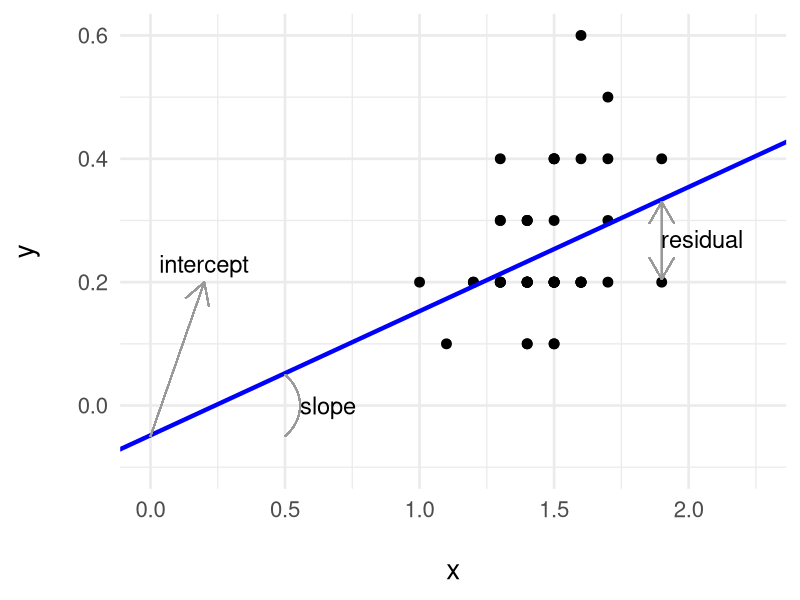
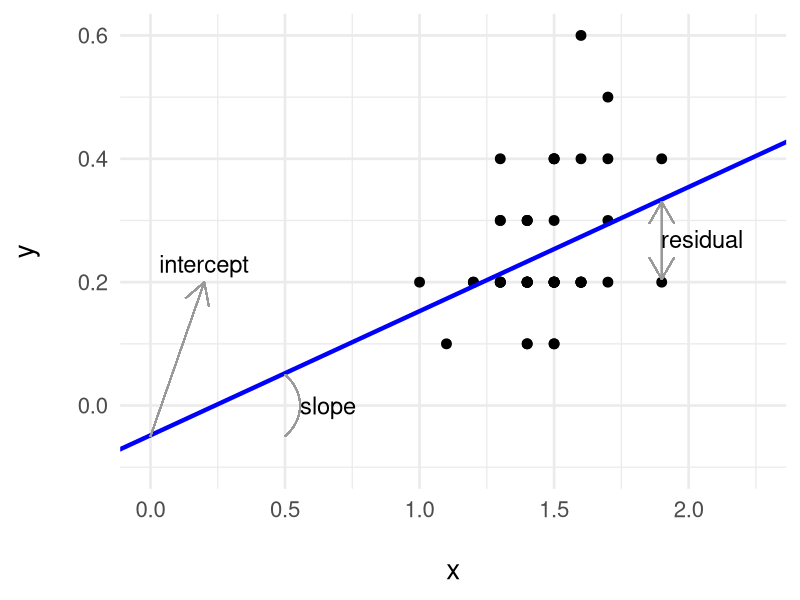
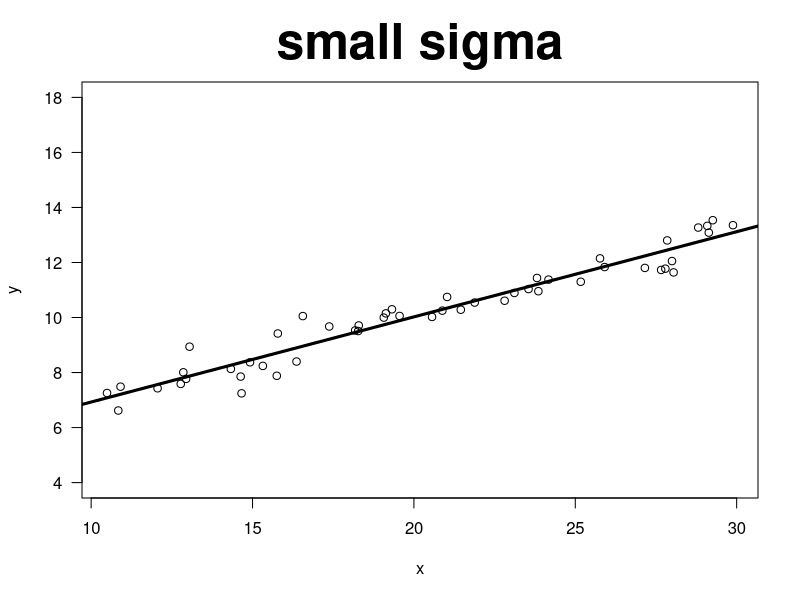
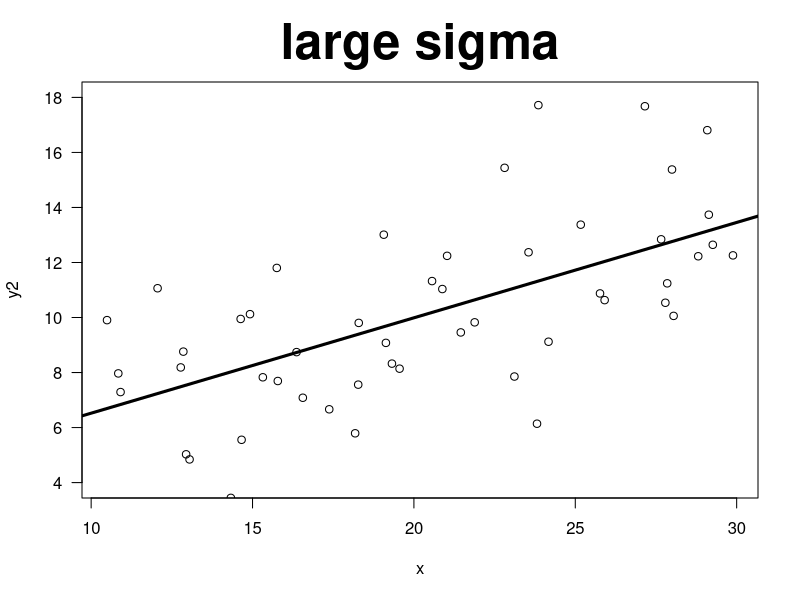
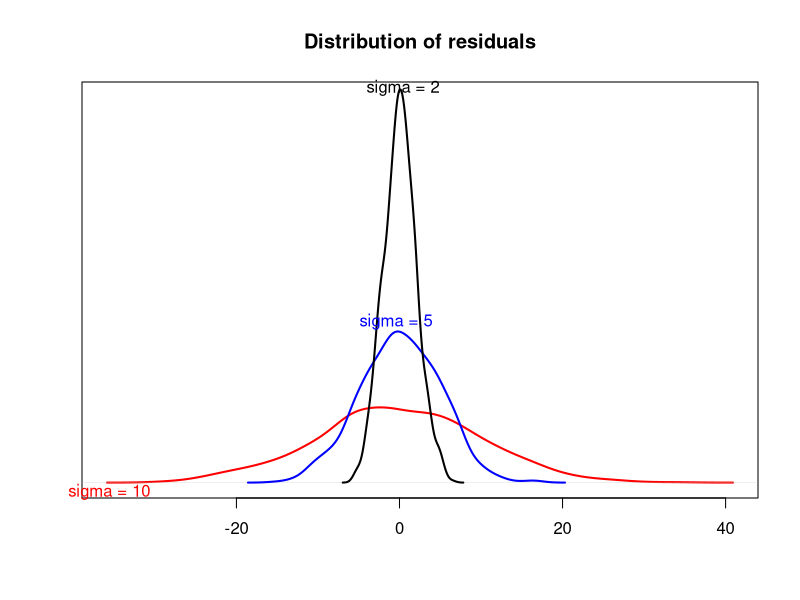

Source code (R) for these figures, in order: (Note: this script raises an error after producing the figures.)
## ---- chunk 1

library('knitr')

### Chunk options ###

## Text results
opts_chunk$set(echo = FALSE, warning = FALSE, message = FALSE, size = 'tiny')

## Code decoration
opts_chunk$set(tidy = FALSE, comment = NA, highlight = TRUE, prompt = FALSE, crop = TRUE)

# ## Cache
# opts_chunk$set(cache = TRUE, cache.path = 'knitr_output/cache/')

# ## Plots
# opts_chunk$set(fig.path = 'knitr_output/figures/')
opts_chunk$set(fig.align = 'center', out.width = '90%')

### Hooks ###
## Crop plot margins
knit_hooks$set(crop = hook_pdfcrop)

## Reduce font size
## use tinycode = TRUE as chunk option to reduce code font size
# see http://stackoverflow.com/a/39961605
knit_hooks$set(tinycode = function(before, options, envir) {
  if (before) return(paste0('\n \\', options$size, '\n\n'))
  else return('\n\n \\normalsize \n')
  })

## ---- chunk 2
library(ggplot2)
data(iris)
setosa <- iris[iris$Species == 'setosa', ]

m <- lm(Petal.Width ~ Petal.Length, data = setosa)

gglm <- ggplot(setosa) +
  aes(x = Petal.Length, y = Petal.Width) +
  geom_point(size = 3) +
  theme_minimal(base_size = 20) +
  labs(x = '\nx', y = 'y\n') +
  xlim(0, 2.25) +
  ylim(-0.1, NA) +
  geom_abline(intercept = m$coefficients[1], slope = m$coefficients[2], 
              size = 1.5, colour = 'blue') +
  geom_segment(aes(x = 0, y = -0.05, xend = 0.2, yend = 0.2), arrow = arrow(),
               colour = 'grey60') +
  annotate('text', x = 0.2, y = 0.23, label = 'intercept', size = 6) +
  geom_curve(aes(x = 0.5, y = 0.05, xend = 0.5, yend = -0.05), curvature = -0.5,
             colour = 'grey60') +
  annotate('text', x = 0.66, y = 0, label = 'slope', size = 6) +
  geom_segment(aes(x = 1.9, y = 0.205, xend = 1.9, yend = 0.33), colour = 'grey60',
               arrow = arrow(ends = 'both')) +
  annotate('text', x = 2.05, y = 0.27, label = 'residual', size = 6)

gglm
## ---- chunk 3
gglm
## ---- chunk 4
set.seed(123)
x <- runif(50, 10, 30)
y <- rnorm(50, 4 + 0.3*x, 0.5)
plot(x, y, las = 1, main = 'small sigma', ylim = c(4, 18), cex.main = 3)
abline(lm(y ~ x), lwd = 3)
## ---- chunk 5
y2 <- rnorm(50, 4 + 0.3*x, 3)
plot(x, y2, las = 1, main = 'large sigma', ylim = c(4, 18), cex.main = 3)
abline(lm(y2 ~ x), lwd = 3)
## ---- chunk 6
s1 <- density(rnorm(1000, 0, 2))
s2 <- density(rnorm(1000, 0, 5))
s3 <- density(rnorm(1000, 0, 10))
plot(s3, ylim=c(0,0.2), ylab='', xlab='', main='Distribution of residuals', lwd=2, col='red', yaxt='n')
lines(s2, lwd=2, col='blue')
lines(s1, lwd=2)
Hmisc::labcurve(list(s1, s2, s3), labels=paste('sigma = ', c(2,5,10), sep=''), 
                type='l', col=c('black', 'blue', 'red'))
## ---- chunk 7
include_graphics('images/lm_resid_assump.png')
